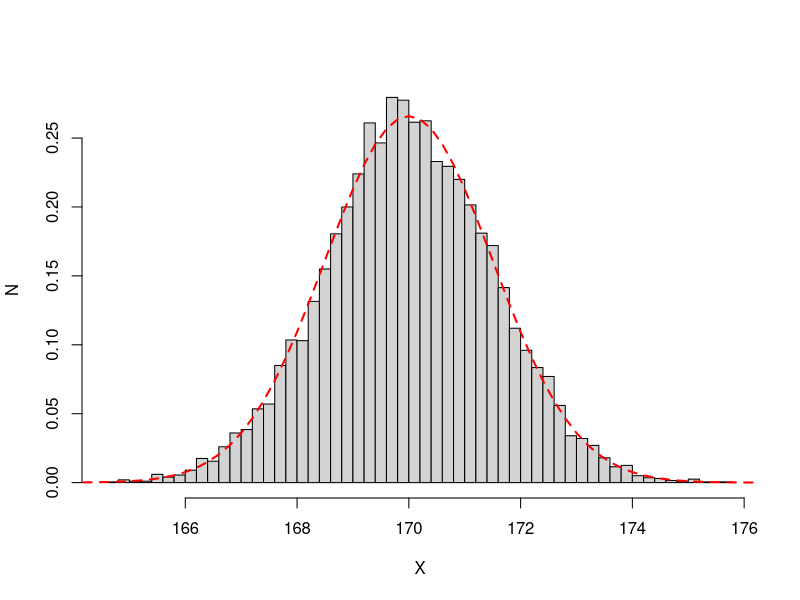

Source code (R):
### 통계적 추정(STATISTICAL INFERENCE)
# 통계학을 배우는 이유?
# 통계학은 실제 전체 집단에 대한 특성을 알고 싶을때, 그게 현실적으로 가능할까?
# 실제로 전체 집단에 대한 자료를 구하는거는 쉽지 않은 일이다.
# 집단 전체가 아닌 일부 표본집을 집단을 통해서 전체에 대해서 추론을 하는 것이다.
## 예) 선거철 여론조사
## 우리는 올바른 통계적 추론 방법을 사용하는 것이 매우 중요하다.

## 통계척 추정의 종류
# 통계학에서 모집단(population)과 표본(sample)을 구분한다.
#
# - 모집단은 우리가 여러번 언급한 관심을 가진 전체 집단 ex) 주사위 경우의 수
# - 표본은 모집단의 일부를 의미. 여기서 표본이란 임의 표본을 말한다(random sample)
# 임의 표본은 모집단의 모든 구성원에게 표본에 포함될 기회를 똑같이 주고 추출한 표본
# 그리고, 특정 단위가 선택될 확률은 다른 단위가 선택될 확률과 독립적이다.(영향을 받지 않는다)
# "독립적이면서도 동일하게 분포된(independent and identically distributed - iid)"라고 표현한다.

# 모집단에서 표본을 얻으면, 그것을 바탕으로 모집단에 대해서 추정을 하는데,
# 통계적 추론으로 1)점추정(point estmation)과 2)구간추정(interval estmation)이 있다.

## 점추정
# 점추정은 관심을 갖고 있는 숫자, 모집단의 평균, 비율 등 하나의 숫자로 "찍는"것을 말한다.
# 모집단의 평균과 비율을 얘기하고 모평균, 모비율로 말하는 방식으로 모집단의 수치를 표시한다.
# 같은 방식으로 표본 집단의 평균도 표본평균, 표본비율이라고 부른다.
# 모집단의 특정 값을 알기 위해서는 표본에서 같은 특정 값을 사용하여 추정하는 것이 맞다.
# 표본집단의 특정갑 예로 평균을 점추정하여 모집단의 평균을 구하는 것이다.
## 예) "한국의 20대 여성"이라는 모집단의 키 평균울 추정한다면, 100의 표본을 추출하여 키의 표준평균을 계산한다음,
##     그것을 모평균의 추정치로 사용하는 방식. 같은 방식으로 모비율에 대한 추정, 표준 편차에 대한 추정도 가능하다.

## 표집오차(sample error),표준오차(standard error)
# 모집단에서 임의 표본을 추출한다는 것은 각각의 단위에 뽑힐 확률 기회가 무작위적으로 주어진다는것을 의미함.
# 이는 추출할때마다 표본이 달라지고, 표본평균이나 표본비율도 달라질수 있다.
# 이런 현상을 통계학에서는 "표집오차(sample error)"라고 한다.
# 이 표집오차로 인해서 표본의 평균, 비율은 매번 일치하지 않을 경우가 대부분인 것을 알수 있다.
# 하지만, 일치하지 않는 정도는 어떤 범위 내로 정해져 있을것이다. 이 범위 정도를 "표준오차(standard error)"라고 한다.
# 이 표준오차가 작은 추정방식일수록 좋은 추정 방식이 된다.

## 구간추정
# 위에서 말한 표준오차를 알고 있다면, 구간추정을 할수 있습니다.
# 점추정이 하나의 숫자를 찍는것과 달리 구간추정은 모수치가 대략 어디에서 어디 사이에 있을 것이라고 예상하게 해줍니다.
# 예로 선거에서 특정 후보의 지지율을 단순히 40%라고 하지 않고, 38.5 ~ 41.5%에 있다고 하는 경우를 구간추정이라고 볼수있다.
# 점추정과 다른점은 하나의 숫자를 전달하는게 아닌 불확실성의 정도를 함께 전달하고 있어서 더 바람직한 경우가 많다는 점이다.
# 여기서 "신뢰구간"또는 "신뢰도"라는 말을 했다면, 보통 구간추정을 했다는 의미다.

## 모평균의 추정
# 표본평균은 모평균에 대해서 즐겨 사용한 점추정치로 여러가지 좋은 성질을 가지고 있다.
# 1) 불편성(unbiasedness): 어디에 치우치지 않는다.
#    모집단에서 추출을 계속하면서 표본평균을 계산한다면, 그 기댓값은 모평균에 일치한다.
# 예로 앞에서 이야기한 "20대 한국 여성"이라는 모집단의 키의 평균을 구하는 것을 생각해보자.
# 이미 키의 평균은 정해져 있을 것이지만, 우리는 정확히 알지 못한다면 모집단에서
# 임의의 100명식 표본을 추출하여 평균을 계산하는것을 반복한다.
# 그리고, 표본 100명의 평균을 계산한 다음에 다시 모집단으로 돌려보낸다. 즉, 복원 추출을 한다는 의미이다.
# 이렇게 1000번을 시뮬레이션을 한다음에 1000개의 표본평균을 얻을수 있다.
# 이 값들의 평균을 구하면, 이것이 바로 평균의 평균이다.
# 불편성은 이렇게 평균을 한없이 모으면 그 값들의 평균은 모평균과 일치한다는것을 의미한다.
# 불편성은 표본평균을 모평균에대한 추정치로 사용할 때에 모평균에 비해 작거나 큰 값으로 치우치는 경향이 없다는것을 보장한다.
# 이 추정치를 "불편 추정치"라고 한다.
# 반면에 음이나 양의 방향으로 치우치는 경향이 있는 추정치를 "편의 추정치"라고 한다.

# 2) 최소분산(minimum variance)
# 표본평균 말고도 모평균에 대해 불편추정치를 만들수 있는데, 자료를 많이 모았다고 해도, 그중 첫번째 값만 떼어 모평균에 대한
# 추정치로 사용할 수 있다. 그러면 그 기댓값이나 평균은 모평균과 같을수 있다.
# 하지만, 이런 방식은 표본평균에 비해 변동성이 훨씬 크다.
# 수학적인 증명이 있으나 여기서는 단순히 자료의 수가 적으면 정보의 양도 적다는 것을 의미한다.
# 위에 이야기한 표본평균은 모평균에 대한 불편추정치중 변동성이 가장 작다.
# 모평균과 가장 가깝다는 의미이고, 이것이 "최소분산"의 의미이다.
# 여기서 분산은 변동성을 측정하는 단위의 하나라고 이해하면 된다.

### R을 이용한 표본평균 시뮬레이션하기
# 불편성은 직접 시뮬레이션을 하지 않으면 이해하기 쉽지 않다.
# 모집단이 특정 자료가 아니라 확률분포라고 가정한다.
# 확률분포는 자료가 무한히 많은 모집단처럼 간주하기도 한다.
# 평균이 170이고, 표준편차가 15인 확률분표, N(170,15^2)를 모집단으로 생각한다.
# 이것은 어떤 가상 집단의 키의 분포라고 생각할수 있다.
# 이 모집단에서 표준평균을 추출작업을 반복하여 값을 구한다.

# 난수 생성기 시드 고정
set.seed(1234)  # 참고사항 : 시드값은 아무거나 넣어도 상관없다. 대신 같은 값이면 고정된 결과가 나옴

# 표본평균의 개수
n_sim <- 10000

# 각 표본의 크기
sample_size <- 100
means <- c()

for (i in 1:n_sim) {
    data <- rnorm(sample_size, 170, 15)
    means <- c(means, mean(data))
}
hist(means,xlab="X", ylab="N", main="", prob=T, breaks=50 )
curve(dnorm(x,170,15/sqrt(sample_size)), 160, 180, add=T, lty=2, lwd=2, col="red") 

# 출력된 그래프를 확인하면, 완벽하지는 않지만, 표본평균에 분포는 대충 종형 곡선에 가까운것을 확인할수 있다.
# 이것은 앞에서 말한 표본평균의 분포는 정규분포를 따른다는 "중심극한정리"의 결과이다.
# 시뮬레이션 횟수를 더 늘리면 곡선이 실제 자료의 점점더 잘 들어맞게 된다.
# 통계학에서는 "fit이 좋아진다"라고 한다.
# 이분포의 표준편차는 모집단의 표준편차인 15를 표본의 크기인 100의 제곱근 즉 10으로 나눈것과 같다.
# 일반적으로 표본평균의 표준편차는 모집단의 표준편차에 비해 "표본의 크기의 제곱근"의 역배수 만큼 작다.
# 즉, 여기서는 표준표본의 표준편차는 1.5가 된다.
# 실질적으로 모표준편차를 모르기 때문에 다른 방식으로 추정한뒤에 대신 사용해야 한다.

# 이 시뮬레이션을 하기 전에 표본평균은 모평균에 대한 불편추정치라고 했다.
# 이게 사실이면 표본평균은 모평균에 매우 가까워야한다.

# 위 시뮬레이션에서 표본평균의 평균을 구하면,
mean(means)  # 170.0066
# 표본평균의 평균은 모평균과 거의 일치하는 것을 확인할수 있다.
# 또한, 정규분포는 매우 유용한 성질을 가지고 있다.
# 평균에서 +-(2 x 표준편차)영역 안에 95%가량의 자료가 포함된다는 것이다.
# 여기서 표본평균의 경우에도 (2 x 표준오차)라고 할수 있다.

se <- 15/sqrt(sample_size)  # standard error
means_within_2se <- (means > 170 - 2*se) & (means < 170 + 2*se)
sum(means_within_2se) # 9514

# standard error는 표준편차를 각 표본의 크기에 대한 루트값으로 나눈것이다.
# 위에서 계산한 것과 같이 1.5가 나온다.

# 두번째, 표본평균이 위에 170 +- (2 x 표준오차)안에 포함되는지 여부를 각각 알아본뒤에
# means_within_2se에 저장하고 있다. 이때에 결과는 TRUE 또는 FALSE가 저장된다.
# 각각의 TRUE는 1로 FALSE는 0으로 취급되기때문에, 이들의 합을 구하면 전체 시행 횟수에 따른
# 얼마나 TRUE가 나왔는지를 알수 있게 된다. 그리고 그 값은 95.14%로 95%라는 값과 대략 일치한다.

# 모평균에 대한 구간 추정
# 표본평균이 정규분포를 따른다는 것은 수학적 증명이 시뮬레이션으로 확인했다.
# 이것을 통계학적으로 표현하면, 자료가 평균이 m, 표준편차가s인 어떤 분포를 따른다고 한다면
# 이 분포의 크기인 n인 표본을 추출하여 표본평균을 구하는 일을 반복할때에 n이 커짐에 따라 표본평균은 근사적으로
# 다음과 같은 정규분포를 따른 것으로 알려져 있다.

# N(m,s^2/n)
# 표본평균의 분산, s^2/n은 자료의 크기에 반비례하여 작아진다.(큰 수의 법칙)
# 이 사실을 활용하여 다음이 성립할수 있다.

# 원래는 X위에 바를 그어서 표현하나, 지금은 그냥 대문자 S로 표현(표본평균을)

# P(m - 2 x s/sqrt(n)< X < m + 2 x s/sqrt(n)) ~= 0.95
# 이것은 표본평균이 모평균으로 부터 +-(2 x 표준오차)안에 있을 확률은 95%이다를 수학적으로 표현한 것이다.

# 첫번째 부등식, m - 2 x s/sqrt(n) < X ,m이하의 부분을 넘기면,
# m < X + 2 x s/sqrt(n)가 된다.
# 두번째 부등식, X < m + 2 x s/sqrt(n) 도 첫번째와 같은 방식으로 처리하면
# m > X - 2 x s/sqrt(n)이 된다.
# 첫번째 두번째 부등식의 결과를 합치면
# X - 2 x s/sqrt(n) < m < X + 2 x s/sqrt(n)

# P(X - 2 x s/sqrt(n) < m < X + 2 x s/sqrt(n)) ~= 0.95

# 여기서 "무작위"인것, 즉 표본을 추출할때마다 모평균이 아닌 표준평균임을 주목한다.
# 즉, 위에 평균이 m이고, 표준편차가 s인 모집단의 표본평균을 계속 모으면
# 그 중 95%에서 m은 평균에서 (2 x 표준오차)안에 들어온다는것을 의미한다.
# 신뢰구간은 이와 같이 표본평균 +-(2 x 표준오차)는 모평균에 대한 95% 신뢰구간이라고 한다.
# 이것을 달리 말하면, 모집단에서 계속 표집하면서 95% 신뢰구간을 만들면 그 중에 95%는 모평균을 포함한다는 것을 의미한다.

# R로 95%신뢰구간의 성질 확인하기

# 난수 생성기 시드 고정
set.seed(1234)

# 표본평균 개수
n_sim <- 10000
# 각 표본의 크기
sample_size <- 100
m <- 170
s <- 15
se <- s/sqrt(sample_size)
X_bar_in_CI <- c()

# 정규 분포에서 표집후 평균을 저장
for (i in 1:n_sim){
    data <- rnorm(sample_size,m,s)
    X_bar <- mean(data) # 표본평균
    if((X_bar - 2*se < m) & (X_bar + 2*se > m)){
        X_bar_in_CI <- c(X_bar_in_CI,TRUE)
    }else{
        X_bar_in_CI <- c(X_bar_in_CI,FALSE)
    }
}

# 신뢰구간 안에 모평균이 포함된 비율
mean(X_bar_in_CI) 

## 계산값을 확인하면 95% 에 가까운 숫자가 나온다.
## 작성한 신뢰구간, (X_bar - 2*se,X_bar + 2*se)가 실제로 95%의 경우에 모평균을 포함한다는것을 확인해준다.

## 신뢰구간의 사용에 대한 팁
# - 지금까지 이야기한 모평균에 대한 95% 신뢰구간은 표본평균에 대해 대칭
#   따라서 양끝값을 더한뒤 2로 나누면 표본평균이 얼마인지 알수 있다. 160 + 180 = 340 / 2 = 170
# - 신뢰도(앞서 이야기한 95% 신뢰구간..)가 높아질 수록 구간의 길이는 길어진다.
#   높은 확률로 모평균을 잡아내려면 신뢰구간을 넓게 잡아야 그 안에 떨어질 확률이 높아질 것이다.
#   하지만, 신뢰구간의 길이가 길수록 신뢰구간 자체의 유효성은 떨어진다.
#   즉 신뢰가 높다고 해서 꼭 좋은것은 아니다.
# - 신뢰도로 추정할때 표본크기가 커질수록 신뢰구간의 길이는 짧아진다.(=표준오차가 적다)
#   수학적으로 신뢰구간의 길이는 표준오차에 비례하게 된다.
#   모평균에 대한 95%신뢰구간의 경우 대략(4 x 표준오차) 정도 된다. 그런데 표준오차 자체가 모표준편차를 sqrt(n)으로
#   나눈것이고, n이 커질수록 표본오차가 작아지기 때문에 결국 신뢰구간의 길이도 짧아진다.
#   직관적으로 표본 크기를 늘릴수록 신뢰구간의 길이는 짧아지게 되고 이는 더 정밀한 구간 추정을 할수 있다는 의미가 된다.
#   하지만 표본크기를 늘리는 것을 돈과 그밖의 자원 문제가 생기기 때문에 적당한 선에서 타협점을 찾을수 밖에 없다.


#### 부트스트랩
# 현대 통계학자들이 진보된 계산 기술을 받아들여 기존 수학 공식을 이용한 방식이 잘 통하지 않는 경우에도
# 폭넓게 적용할수 있는 보다 강력한 추론 기법을 의미
# 부트스트랩을 활용하면 앞에서 살펴봤던 신뢰구간 공식이든 뭐든 전혀 사용하지 않고,
# 컴퓨터 시뮬레이션 만으로도 평균을 추정하고 신뢰구간을 만들 수 있다.

## 부트스트랩 원리
# 앞서 관심을 가진 모집단, "20대 한국 남성"등 이런 모집단에 전수 자료애 접근할 수 없기 때문에 표본을 추출하고,
# 그것을 가지고 통계적 추정을 한다고 이야기 했다.
# 모집단의 대한 특정 가정하에서 표본을 계속 추출한다고 했을때 실제로 관측한 표본이 그중에 어느 위치에 있는지를 생각했다.
# 이런 발상을 전환하여 우리가 갖고 있는 표본 자체가 일종의 모집단인 것처럼 여길수는 없을까?
# 이 가정을 받아들이면 그 가상의 모집단에서 표본을 추출하여 평균을 계산하고 그것들을 모아 분포를 만들수 있다.
# 이것은 우리가 컴퓨터로 지금까지 해왔던 방식으로 쉽게 할수 있는 작업이다.
# 이것이 바로 "부트스트랩 방식"이다. 비복원추출이 원칙이다.

## 부트스트랩의 장점
# 추정이 필요한 수학공식을 모르거나 애초에 존재하지 않아도 관심이 있는 대상, 즉 평균이나
# 중앙값등에 대한 분포를 만들고 신뢰구간도 만들 수 있다.
# 앞서 시뮬레이션 방식을 이용하여 만들게 된다.
# 표본평균의 경우 표본평균이 중심극한정리에 의해 근사적으로 정규분포에 따른다는점을 이용하여 95% 신뢰구간을 만들때,
# 표본평균 +- (2 x 표준오차)공식을 사용했다.
# 이것은 중심극한정리가 적용되지 않는 대상 또는 구간 추정 공식을 모르는 대상에 대해서는 적용할수 없다.
# 부트스트랩을 사용하면 신뢰구간을 간편하게 얻을 수 있다.

## R에 내장된 데이터세트를 이용하여 부트스트랩 방식을 실습하자.
## 자료는 붓꽃(iris)
iris 
class(iris)  #data.frame
head(iris)
## 부트스트랩으로 모평균 추정하기(자료 : iris)
# iris는 데이터세트로 총 5가지 변수를 가지고 있다.
# 150개의 데이터가 각각 꽃잎(petal),꽃받침(sepal),각 길이(length)와 너비(width), 종(species)로 기록된 자료

# 여기서는 종이 setosa종의 꽃잎 길이의 모평균에 대해서 점추정과 구간 추정을 해본다.
# 꽃잎 길이 변수는 데이터세트 안에 Petal.Length라는 이름으로 저장되어있다.
# 추정 공식을 사용하면 모평균에 대한 점추정치는 표본평균과 같고, 구간 추정치는 이것에 (2 x 표준오차)를 더하거나 뺀 것으로
# 만들수 있다.
# 여기 예제는 sqrt(50)으로 나눈것과 같다.
# 여기서는 한가지 주의할 점이 있다. 앞에서 보았던 예제들은 모집단의 표준편차를 정확히 안다고 가정했다.
# 지금 setosa종의 모표준편차를 안다고 가정할수 없다. 그러므로 여기서는 표본에서 추정한 표준편차를 사용한다.
# 정규분포 추정 공식을 바로 이용할수 없다. 이렇게 되면 정규분포를 근사하는 분포인 t분포를 사용해야 한다.
# 하지만 t분포는 표본 크기가 충분히 크면 정규분포에 가까워지고, 이를 적용가능하지만 안쓰고, 정규분포 추정공식을 사용할것이다.

# 먼저, setosa종의자료만 따로 추출하기
# 이때 실행함수는 subset()을 사용한다. subset() : 부분집합을 만들어 저장하는 함수
y <- subset(iris, Species == 'setosa')$Petal.Length

# 이 값들의 평균을 쉽게 구할수 있다.(모평균의 대한 점추정치)
mean(y)  #1.462

# 다음으로 95% 신뢰구간을 만들어보자. 그럴려면 표준편차를 구해야한다.
# R은 표준편차(standard deviation)를 구하는 함수를 가지고 있다. 앞글자를 따서 sd()
sd(y)  # 표준편차 : 0.173664

# 이제 이 값을 당분간 모표준편차처럼 사용한다.
# 표준오차를 구하고, 신뢰구간을 만들려면 다음과 같이 처리한다.

n <- length(y)
ci_lower <- mean(y) - 2 * sd(y) / sqrt(n)
ci_upper <- mean(y) + 2 * sd(y) / sqrt(n)
print(ci_lower)  # 1.41288
print(ci_upper)  # 1.51112

### 이제 모평균에 대한 구간 추정 공식을 모른다고 치고, 부트스트랩 방식으르 추정한다!!!(중요*****)
## 앞에서 부트스트랩은 가상의 모집단인 표본에서 반복 추출하는 방식이기 때문에 이를 위한 시뮬레이션 코드를 작성해야한다!!!!!(중요*****)

n_sim <- 10000
means <- c()
for (i in 1:n_sim){
    bs_sample <- sample(y,length(y),replace = T)  #부트스트랩은 표본 길이만큼 복원추출을 한다는게 중요하다!
    sample_mean <- mean(bs_sample)
    means <- c(means,sample_mean)
}

head(means,12L)

# 여기서 중요한 것은 sample이다.
# 첫번째 입력값인 y로부터 무작위로 표본추출을 하는데, 표본의 크기가 두번째 입력값과 같다.
# 여기서 부트스트랩에서 중요한 것은 원자료에서 표본을 추출할때 정확히 같은 크기 만큼 추출해야 한다는점이 중요하다!!!
# 세번쨰로 replace=TRUE로 복원추출을 해야한다는것(필수)!!

## 이렇게 구해진 means를 이용하여 신뢰구간을 만들수 있다.
# 95% 신뢰구간은 값들을 정렬했을 때 가운데의 95%에 해당하는 값들의 범위를 의미한다.
# 이것은 상위, 하위 2.5%에 해당하는 값들을 찾으면 그것들로 신뢰구간 상한, 하한을 구할수 있다.
# 이때 사용하는 함수가 quantile()함수이다.
# 이 함수는 자료를 작은것부터 큰 것 순으로 나열할때 주어진 비율의 해당하는 값이 무엇인지 알려준다.

quantile(means,.025)  # 하위 2.5%    # 구간 추정
quantile(means,.975)  # 상위 2.5%    # 구간 추정

# 결과적으로 95% 신뢰구간인 1.41, 1.51과 거의 일치한다.
# 부트스트랩은 수학적인 공식을 전혀 사용하지 않고, 오로지 컴퓨터와 시뮬레이션의 힘으로 값을 추정했다는 것이다.

## t분포(모표준편차를 모를때 표준정규분포 대신에 사용하는 일종의 근사)
# t분포는 표준정규분포와 매우 비슷하다. 종형 모양의 가깝고0에 대해 대칭적이지만 분포 끝부분의 더 많은 자료가 흩어져 있는게 특징이다.
# 이는 꼬리의 두께는 자유도(degree of freedom)에 의해 결정되고 정규분포가 평균과 표준편차 두개의 값으로 결정되는것과 달리
# t분포는 자유도만으로 결정된다.
# 자유도는 낮을 수록 꼬리가 두꺼워지고, 높을수록 얇아져 t분포는 결국 표준정규분포에 가까워진다.
# t분포의 자유도는 표본 크기에서 1을 뺀것 즉 (n - 1)과 같다.
# 이것을 사용하여 다시 95%구간을 추정할수 있다.
# t분포의 상한과 하한을 구하기 위해서 qt()를 사용한다.

y <- subset(iris, Species == 'setosa')$Petal.Length
n <- length(y)

c(mean(y) + qt(.025,df=n-1)*sd(y)/sqrt(n),mean(y) + qt(.975,df=n-1)*sd(y)/sqrt(n))

#    상한       하한
# 1.412645 1.511355

## 부트스트랩으로 모표준편차 추정하기
# 추정공식을 아직 모르는 대상에 대해서 구간 추정하는것을 확인한다. 모표준편차....


y <- subset(iris, Species == 'setosa')$Petal.Length

n_sim <- 10000
sds <- c() 

for (i in 1:n_sim){
    bs_sample <- sample(y, length(y),replace = TRUE)
    sample_sd <- sd(bs_sample)
    sds <- c(sds,sample_sd)

}
c(quantile(sds,.025),quantile(sds,.975))

## 구간 추정 공식을 이용한 결과를 확인한다. 모표준편차에 대한 구간 추정 공식을 생략
sqrt(var(y)*(n-1) / qchisq(.975,n-1))
sqrt(var(y)*(n-1) / qchisq(.025,n-1))

## 공식에 의한 값은 실제로 부트스트랩을 사용한 경우와 비교했을때에 큰 차이가 나지 않는다.
# 이는 각종 수학적 가정과 표본크기등의 문제 때문에 복잡하니 생략한다.
# 중요한것은 구간 추정법을 모르는 대상도 점추정법만 알면 복원추출을 통해 구간 추정을 할수 있다는 점이다.
# 이게 바로 부트스트랩을 사용하는 이유이다.

## 통계적 가설 검정
# 과학자들이 매일 통계적 가설 검증을 활용한다. 새로운 코로나19 백신이 개발되어 백신의 효과가 있는지 알고싶다면,
# 이를 입증하기 위해서 백신을 접종한 사람과 그렇지 않은 사람들을 비교했을 때에 전자가 유의미하게 병에 걸릴 확률이 낮아야 한다.
# 두 집단에서 발병자료를 수집하고, 질병 발생률에 차이가 없다고 가정했을 때(백신의 효과가 없다고 가정 했을때)
# 일반적으로 관측될 만한 자료인지 아닌지 확인한다. 만약 수집된 자료가 백신이 효과가 없다는 가정하에 관측되기 매우 힘든
# 결과라면, 즉 백신을 맞은 집단에서 그렇지 않은 집단에 비해서 질병 발생률이 훨씬 낮다면 원래 가정인 "백신이 효과가 없다"
# 라는 주장을 기각하고 효과가 있다는 결론을 내린다.
# 그렇지 않고 자료가 두 집단 사이 차이가 없다고 가정 했을 때도 충분히 그럴듯 하다면 백신은 없다는 주장을 기각하지 못한다.

# 통계적 가설 검증에서는 "효과가 있다","차이가 있다" 등의 직접 입증하는 것이 아니라 그런 효과가 차이가 없다는
# 주장을 반박하는 방식으로 과학적 주장을 간접적으로 입증하는 방식으로 취약한다. "~~~없다"는 주장,
# 즉 과학자가 자료를 통해서 기각하려는 주장을 통계학에서 "영가설"이라고 부른다. "귀무가설"이라고도 한다.
# 영가설을 기각하기 위한 통계학에서 사용하느 일반적 도구는 P값 (p-value)이지만 생략한다.
# 대신 지금까지 살펴본 신뢰 구간을 바탕으로 이야기 한다.
# 가설 검증에서는 p값을 사용하든 신뢰구간을 사용하든 똑같은 결과가 나온다는 것을 수학적으로 증명할수 있지만, 하지 않는다.

# iris자료를 통해서 setosa종의 Petal.Length의 모평균에 대한 추정치가 95%신뢰도에서 [1.41,1.51]것을 확인했다.
# 뒤집어서 생각하면 이 신뢰구간을 이 구간밖에 있는 값을 별로 그럴듯 하지 않다는 이야기이다.
# 즉 Petal.Length 평균 값이 1.3이라는 주장은 이 신뢰구간에 비추어 생각해 볼때 별로 그럴듯한 가설이 아니다.
# 모평균이 1.3이라는 주장은 기각할수 있는 것이 된다. 모평균이 1.3이라는 주장이 바로 영가설이 된다.
# 모평균이 1.5는 신뢰구간 안에 들어있기 때문에 모평균이라고 주장할수 있다.

# 여기서 알수 있는 것은 신뢰구간의 성질을 알 수 있다.
# 모평균1.3은 신뢰구간 95%확률 영역안에 없다는 말이다. 만약 모평균이 1.3인 상황에서 만들어졌다면 95%신뢰구간안에 포함되어 있었겠지만
# 그러지 않다는 점이다. 95% 값이 옳은데도 불구하고 5%의 확률로 그릇되게 기각될 수 있다는 것을 말한다.(신뢰도 95%의 의미)
# 이렇게 영가설이 옳은데도 자료의 생성과정에 개입되는 우연성 때문에 영가설이 잘못 기각되는 상황을 우리는 "1종오류(type 1 error)"라고 부른다.
# 이것은 가설검증에서 사용되는 신뢰구간의 신뢰도를 100%에서 뺀것과 같다.

### 부트스트랩 신뢰구간을 활용한 가설검증
# 앞에 iris 데이터 세트에서 versicolor종과 virginica종의 Petal.Length 모평균 사이에 차이가 있는지 검증해본다.
# 이를 입증하기 위해서 실제로 관측된 두 종의 Petal.Length 자료가 영가설하에 그럴듯한지 판단해야 한다.
# 만약 답이 "그렇지 않다"면 영가설은 기각하고 모평균이 다르다는 결론을 낼수 있다.

# 프로그래밍 구현에서 두 종의 Petal.Length의 모평균이 같다면 두종에서 각각 표본을 뽑아서 계산한 표본평균들 간의 차이도 대체로 0에 가까울 것이다.
# 그리고 이를 반복적으로 해서 모평균에 차이에 대한 신뢰구간을 어떻게든 만들면 대부분의 신뢰구간은 0을 포함할것이다.
# 문제는 모평균의 차이에 대한 신뢰구간을 만드는 방법이나 수학 공식에 대해서 전혀 이야기 되고 있지 않다는 것이다.
# 이런 상황에선 부트스랩을 이용하여 극복해야한다.
# 두 종의 자료를 iris에서 각각 원래 표본과 같은 크기의 표본을 복원 추출하고, 표본평균을 각각 계산한 뒤에 그 차이를 모을거다.
# 그리고 신뢰구간을 작성옥 0이 그 구간안에 포함되는지 확인하면 된다.

# 각각의 자료를 추출
x <- subset(iris,Species =='virginica')$Petal.Length
y <- subset(iris,Species =='versicolor')$Petal.Length

iris
# 시뮬레이션 
n_sim <- 10000

# 두 평균의 차이
difs <- c()

# 시뮬레이션 작업
for (i in 1:n_sim){
    # 표본 추출
    bs_virginaca <- sample(x,length(x),replace = TRUE)
    bs_versicolor <- sample(y,length(y),replace = TRUE)
    # 차이 값(표본평균 간 차이값)
    mean_dif = mean(bs_virginaca) - mean(bs_versicolor)
    difs = c(difs, mean_dif)

}

c(quantile(difs,.025), quantile(difs,.975))
# 모평균의 차이에 대한 95% 부트스트랩 신뢰 구간은 대략 [1.10, 1.49]
# 그리고 이 신뢰구간은 0을 포함하지 않기 때문에 두 종의 Petal.Length의 모평균이 같다는 영가설은 95%신뢰 수준에서 기각할수 있다.

c(quantile(difs,.005), quantile(difs,.995))
# 모평균의 차이에 대한 99% 부트스트랩 신뢰 구간은 대략 [1.03, 1.53]
# 이결과는 결국 신뢰구간에 0이 포함하지 않기 때문에 두 종의 Petal.Length의 모평균이 같다는 영가설은 역시 99%신뢰 수준에서 기각할수 있다.

### 예측정확도의 역설

